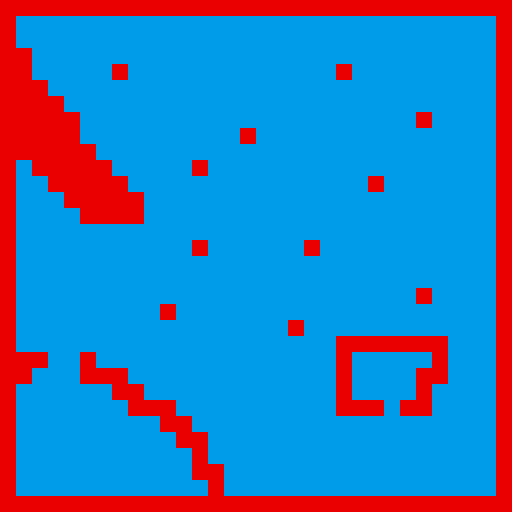

A 2D game scene composited from a Tiled map and its tileset images. What follows is a short description and the map's XML, with every tile layer's data as written:
An orthogonal 32x32 tile map with 16x16 px tiles, 1 tile layer (GroundLayer), 1 hidden layer not drawn, 2 tilesets and 20 objects.

<map version="1.2" tiledversion="1.2.1" orientation="orthogonal" renderorder="right-down" width="32" height="32" tilewidth="16" tileheight="16" infinite="0" nextlayerid="5" nextobjectid="33">
 <tileset firstgid="1" source="TestTileSet.tsx" />
 <tileset firstgid="17" source="TilesetTest.tsx" />
 <layer id="1" name="GroundLayer" width="32" height="32" locked="1">
  <data encoding="csv">
1,1,1,1,1,1,1,1,1,1,1,1,1,1,1,1,1,1,1,1,1,1,1,1,1,1,1,1,1,1,1,1,
1,2,2,2,2,2,2,2,2,2,2,2,2,2,2,2,2,2,2,2,2,2,2,2,2,2,2,2,2,2,2,1,
1,2,2,2,2,2,2,2,2,2,2,2,2,2,2,2,2,2,2,2,2,2,2,2,2,2,2,2,2,2,2,1,
1,1,2,2,2,2,2,2,2,2,2,2,2,2,2,2,2,2,2,2,2,2,2,2,2,2,2,2,2,2,2,1,
1,1,2,2,2,2,2,1,2,2,2,2,2,2,2,2,2,2,2,2,2,1,2,2,2,2,2,2,2,2,2,1,
1,1,1,2,2,2,2,2,2,2,2,2,2,2,2,2,2,2,2,2,2,2,2,2,2,2,2,2,2,2,2,1,
1,1,1,1,2,2,2,2,2,2,2,2,2,2,2,2,2,2,2,2,2,2,2,2,2,2,2,2,2,2,2,1,
1,1,1,1,1,2,2,2,2,2,2,2,2,2,2,2,2,2,2,2,2,2,2,2,2,2,1,2,2,2,2,1,
1,1,1,1,1,2,2,2,2,2,2,2,2,2,2,1,2,2,2,2,2,2,2,2,2,2,2,2,2,2,2,1,
1,1,1,1,1,1,2,2,2,2,2,2,2,2,2,2,2,2,2,2,2,2,2,2,2,2,2,2,2,2,2,1,
1,2,1,1,1,1,1,2,2,2,2,2,1,2,2,2,2,2,2,2,2,2,2,2,2,2,2,2,2,2,2,1,
1,2,2,1,1,1,1,1,2,2,2,2,2,2,2,2,2,2,2,2,2,2,2,1,2,2,2,2,2,2,2,1,
1,2,2,2,1,1,1,1,1,2,2,2,2,2,2,2,2,2,2,2,2,2,2,2,2,2,2,2,2,2,2,1,
1,2,2,2,2,1,1,1,1,2,2,2,2,2,2,2,2,2,2,2,2,2,2,2,2,2,2,2,2,2,2,1,
1,2,2,2,2,2,2,2,2,2,2,2,2,2,2,2,2,2,2,2,2,2,2,2,2,2,2,2,2,2,2,1,
1,2,2,2,2,2,2,2,2,2,2,2,1,2,2,2,2,2,2,1,2,2,2,2,2,2,2,2,2,2,2,1,
1,2,2,2,2,2,2,2,2,2,2,2,2,2,2,2,2,2,2,2,2,2,2,2,2,2,2,2,2,2,2,1,
1,2,2,2,2,2,2,2,2,2,2,2,2,2,2,2,2,2,2,2,2,2,2,2,2,2,2,2,2,2,2,1,
1,2,2,2,2,2,2,2,2,2,2,2,2,2,2,2,2,2,2,2,2,2,2,2,2,2,1,2,2,2,2,1,
1,2,2,2,2,2,2,2,2,2,1,2,2,2,2,2,2,2,2,2,2,2,2,2,2,2,2,2,2,2,2,1,
1,2,2,2,2,2,2,2,2,2,2,2,2,2,2,2,2,2,1,2,2,2,2,2,2,2,2,2,2,2,2,1,
1,2,2,2,2,2,2,2,2,2,2,2,2,2,2,2,2,2,2,2,2,1,1,1,1,1,1,1,2,2,2,1,
1,1,1,2,2,1,2,2,2,2,2,2,2,2,2,2,2,2,2,2,2,1,2,2,2,2,2,1,2,2,2,1,
1,1,2,2,2,1,1,1,2,2,2,2,2,2,2,2,2,2,2,2,2,1,2,2,2,2,1,1,2,2,2,1,
1,2,2,2,2,2,2,1,1,2,2,2,2,2,2,2,2,2,2,2,2,1,2,2,2,2,1,2,2,2,2,1,
1,2,2,2,2,2,2,2,1,1,1,2,2,2,2,2,2,2,2,2,2,1,1,1,2,1,1,2,2,2,2,1,
1,2,2,2,2,2,2,2,2,2,1,1,2,2,2,2,2,2,2,2,2,2,2,2,2,2,2,2,2,2,2,1,
1,2,2,2,2,2,2,2,2,2,2,1,1,2,2,2,2,2,2,2,2,2,2,2,2,2,2,2,2,2,2,1,
1,2,2,2,2,2,2,2,2,2,2,2,1,2,2,2,2,2,2,2,2,2,2,2,2,2,2,2,2,2,2,1,
1,2,2,2,2,2,2,2,2,2,2,2,1,1,2,2,2,2,2,2,2,2,2,2,2,2,2,2,2,2,2,1,
1,2,2,2,2,2,2,2,2,2,2,2,2,1,2,2,2,2,2,2,2,2,2,2,2,2,2,2,2,2,2,1,
1,1,1,1,1,1,1,1,1,1,1,1,1,1,1,1,1,1,1,1,1,1,1,1,1,1,1,1,1,1,1,1
</data>
 </layer>
 <layer id="2" name="UpperLayer" width="32" height="32" visible="0">
  <data encoding="csv">
0,0,0,0,0,0,0,0,0,0,0,0,0,0,0,0,0,0,0,0,0,0,0,0,0,0,0,0,0,0,0,0,
0,0,0,0,0,0,0,0,0,0,0,0,0,0,0,0,0,0,0,0,0,0,0,0,0,0,0,0,0,0,0,0,
0,0,0,0,0,0,0,0,0,0,0,0,0,0,0,0,0,0,0,0,0,0,0,0,0,0,0,0,0,0,0,0,
0,0,0,0,0,0,0,0,0,0,0,0,0,21,0,0,0,0,0,0,0,0,0,0,0,0,0,0,0,0,0,0,
0,0,0,0,0,0,0,0,0,0,0,0,0,0,0,0,0,0,0,0,0,0,0,0,0,0,0,0,0,0,0,0,
0,0,0,0,0,0,0,0,0,0,0,0,0,0,0,0,0,0,0,0,0,0,0,0,0,0,0,0,0,0,0,0,
0,0,0,0,0,0,0,0,0,0,0,0,0,0,0,0,0,0,0,0,0,0,0,0,0,0,0,0,0,0,0,0,
0,0,0,0,0,0,0,0,0,0,0,0,0,0,0,0,0,0,0,0,0,0,0,0,0,0,0,0,0,0,0,0,
0,0,0,0,0,0,0,0,0,0,0,0,0,0,0,0,0,0,0,0,0,0,0,0,0,0,0,0,0,0,0,0,
0,0,0,0,0,0,0,0,0,0,0,0,0,0,0,0,0,0,0,0,0,0,0,0,0,0,0,0,0,0,0,0,
0,0,0,0,0,0,0,0,0,0,0,0,0,0,0,0,0,0,0,0,0,0,0,0,0,0,0,0,0,0,0,0,
0,0,0,0,0,0,0,0,0,0,0,0,0,0,0,0,0,0,0,0,0,0,0,0,0,0,0,0,0,0,0,0,
0,0,0,0,0,0,0,0,0,0,0,0,0,0,0,0,0,0,0,0,0,0,0,0,0,0,0,21,0,0,0,0,
0,0,0,0,0,0,0,0,0,0,0,0,0,0,0,0,21,0,0,0,0,0,0,0,0,0,0,0,0,0,0,0,
0,0,0,0,0,0,0,0,0,0,0,0,0,0,0,0,0,0,0,0,0,0,0,0,0,0,0,0,0,0,0,0,
0,0,0,0,0,0,0,0,0,0,0,0,0,0,0,0,0,0,0,0,0,0,0,0,0,0,0,0,0,0,0,0,
0,0,0,0,0,0,0,0,0,0,0,0,0,0,0,0,0,0,0,0,0,0,0,0,0,0,0,0,0,0,0,0,
0,0,0,0,21,0,0,0,0,0,0,0,0,0,0,0,0,0,0,0,0,0,0,0,0,0,0,0,0,0,0,0,
0,0,0,0,0,0,0,0,0,0,0,0,0,0,0,0,0,0,0,0,0,0,0,0,0,0,0,0,0,0,0,0,
0,0,0,0,0,0,0,0,0,0,0,0,0,0,0,0,0,0,0,0,0,0,0,0,0,0,0,0,0,0,0,0,
0,0,0,0,0,0,0,0,0,0,0,0,0,0,0,0,0,0,0,0,0,0,0,0,0,0,0,0,0,0,0,0,
0,0,0,0,0,0,0,0,0,0,0,0,0,0,0,0,0,0,0,0,0,0,0,0,0,0,0,0,0,0,0,0,
0,0,0,0,0,0,0,0,0,0,0,0,0,0,0,0,0,0,0,0,0,0,0,0,0,0,0,0,0,0,0,0,
0,0,0,0,0,0,0,0,0,0,0,0,0,0,0,0,0,0,0,0,0,0,0,0,0,0,0,0,0,0,0,0,
0,0,0,0,0,0,0,0,0,0,0,0,0,0,0,0,0,0,0,0,0,0,0,0,0,0,0,0,0,0,0,0,
0,0,0,0,0,0,0,0,0,0,0,0,0,0,0,0,0,0,0,0,0,0,0,0,0,0,0,0,0,0,0,0,
0,0,0,0,0,0,0,0,0,0,0,0,0,0,0,0,0,0,0,0,0,0,0,0,0,0,0,0,0,0,0,0,
0,0,0,0,0,0,0,0,0,0,0,0,0,0,0,0,0,0,0,0,0,0,0,0,0,0,0,0,0,0,0,0,
0,0,0,0,0,0,0,0,0,0,0,0,0,0,0,0,0,0,21,0,0,0,0,0,0,0,0,0,0,0,0,0,
0,0,0,0,0,0,0,0,0,0,0,0,0,0,0,0,0,0,0,0,0,0,0,0,0,0,0,0,0,0,0,0,
0,0,0,0,0,0,0,0,0,0,0,0,0,0,0,0,0,0,0,0,0,0,0,0,0,0,0,0,0,0,0,0,
0,0,0,0,0,0,0,0,0,0,0,0,0,0,0,0,0,0,0,0,0,0,0,0,0,0,0,0,0,0,0,0
</data>
 </layer>
 <objectgroup id="4" name="SPAWN_LAYER">
  <object id="3" x="16.25" y="15.75">
   <polyline points="0,0 479.5,0 480,480 0,479.75" />
  </object>
  <object id="4" x="16.25" y="15.75">
   <polyline points="0,0 479.5,0 480,480 0,479.75" />
  </object>
  <object id="5" x="16" y="47.5">
   <polyline points="0,0 15.5,0.25 16.25,32 32,32.25 32.25,47.75 48,48.25 48,64.5 64,64.5 64,96.5 80,96.5 80,112.5 96,112.5 96,128.5 112,128.5 112,144.5 128,144.5 128,176.5 64,176.5 64,160.5 48,160.5 48,144.5 32,144.5 32,128.5 16,128.5 16,112.5 0,112.5 0,304.5 32,304.5 32,320.5 16,320.5 16,336.5 0,336.5 0,448.5 192,448.5 192,432.5 176,432.5 176,400.5 160,400.5 160,384.5 144,384.5 144,368.5 112,368.5 112,352.5 96,352.5 96,336.5 64,336.5 64,304.5 80,304.5 80,320.5 112,320.5 112,336.5 128,336.5 128,352.5 160,352.5 160,368.5 176,368.5 176,384.5 192,384.5 192,416.5 208,416.5 208,448.5" />
  </object>
  <object id="6" x="336" y="336">
   <polyline points="0,0 0,80 48,80 48,64 16,64 16,16 96,16 96,32 80,32 80,64 64,64 64,80 96,80 96,48 112,48 112,0" />
  </object>
  <object id="7" x="112.25" y="64" width="16" height="16" />
  <object id="18" x="191.5" y="160.25" width="16" height="16" />
  <object id="19" x="239.75" y="128.5" width="16" height="16" />
  <object id="20" x="335.75" y="64" width="16" height="16" />
  <object id="21" x="416" y="112" width="16" height="16" />
  <object id="22" x="368.25" y="176.25" width="16" height="16" />
  <object id="23" x="303.75" y="240.25" width="16" height="16" />
  <object id="24" x="192" y="240.25" width="16" height="16" />
  <object id="25" x="160" y="304.25" width="16" height="16" />
  <object id="26" x="288" y="319.75" width="16" height="16" />
  <object id="27" x="416" y="288" width="16" height="16" />
  <object id="28" x="150" y="29" width="61.3333" height="36.6667">
   <ellipse />
  </object>
  <object id="29" x="151" y="107">
   <ellipse />
  </object>
  <object id="30" x="282.667" y="77" width="42.6667" height="16.3333">
   <ellipse />
  </object>
 </objectgroup>
 <objectgroup id="3" name="COLLISION_LAYER">
  <properties>
   <property name="Type" value="StaticBody" />
  </properties>
  <object id="31" x="48.6667" y="411" width="49" height="31">
   <ellipse />
  </object>
  <object id="32" x="123.333" y="456.667" />
 </objectgroup>
</map>